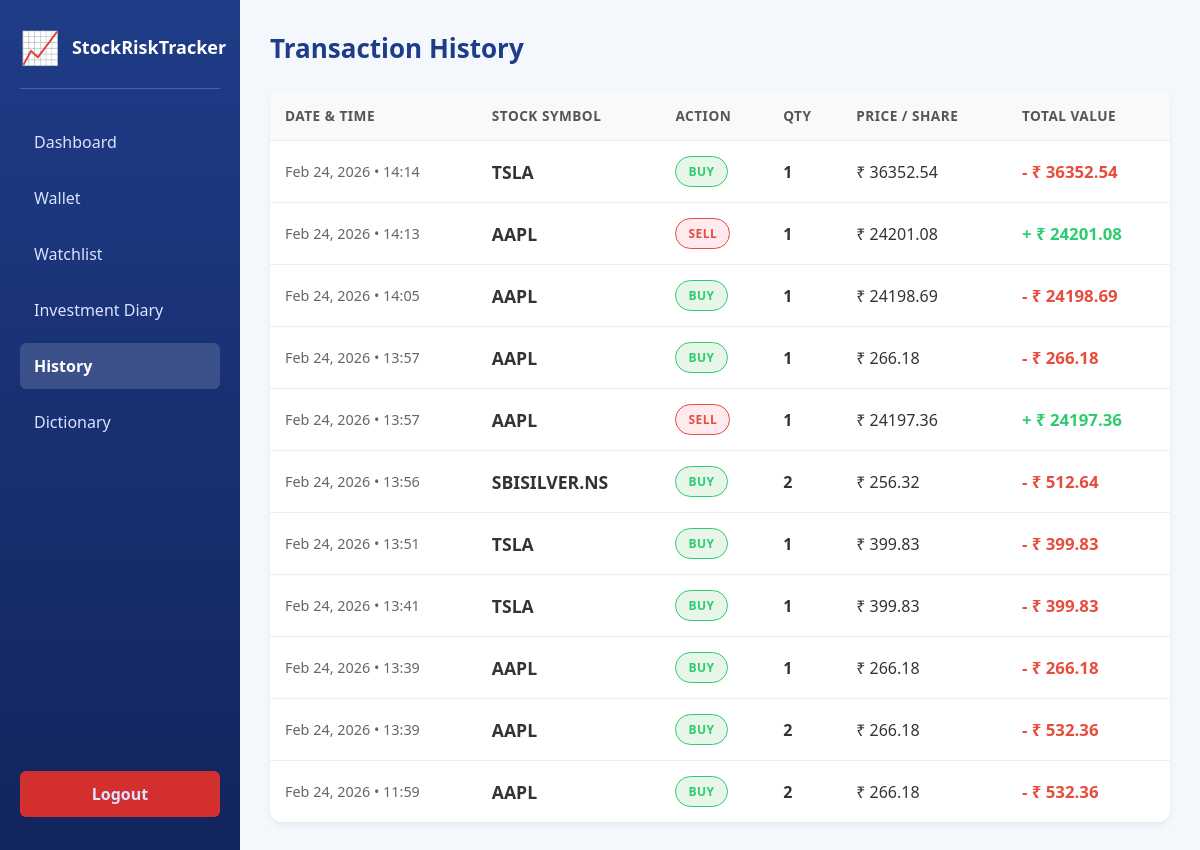
The app's page /tracker/history/ (signed in) with its own data.
### tracker/models.py (models this page shows, shortened)
class Transaction(models.Model):
    TRANSACTION_TYPES = [('BUY', 'Buy'), ('SELL', 'Sell')]
    user = models.ForeignKey(User, on_delete=models.CASCADE)
    ticker = models.CharField(max_length=10)
    transaction_type = models.CharField(max_length=4, choices=TRANSACTION_TYPES)
    quantity = models.IntegerField()
    price_at_transaction = models.DecimalField(max_digits=10, decimal_places=2)
    total_cost = models.DecimalField(max_digits=12, decimal_places=2)
    timestamp = models.DateTimeField(auto_now_add=True)

### tracker/views.py (the view)
# urls.py: path('history/', views.history, name='history'),
def history(request):
    if not request.user.is_authenticated:
        context = {
            'is_guest': True,
            'message': 'Please login to view your transaction history.'
        }
        return render(request, 'history.html', context)
    transactions = Transaction.objects.filter(user=request.user).order_by('-timestamp')
    context = {
        'transactions': transactions,
        'is_guest': False
    }
    return render(request, 'history.html', context)

### templates/history.html (shortened to what this page needs)
<!DOCTYPE html>
<html lang="en">
<head>
    {% load static %}
    <link rel="stylesheet" href="{% static 'css/index.css' %}">
</head>
<body>
<div class="container">
    <div class="sidebar">
        <div class="logo-section">
            <div class="logo">📈</div>
            <h2>StockRiskTracker</h2>
        </div>
        {% if is_guest %}
            <a href="{% url 'guest' %}">Dashboard</a>
            <a href="{% url 'watchlist' %}">Watchlist</a>
            <a href="{% url 'history' %}" class="active">History</a>
            <a href="{% url 'dictionary' %}">Dictionary</a>
            <a href="{% url 'login' %}" class="logout-btn">Login</a>
        {% else %}
            <a href="{% url 'dashboard' %}">Dashboard</a>
            <a href="{% url 'wallet' %}">Wallet</a>
            <a href="{% url 'watchlist' %}">Watchlist</a>
            <a href="{% url 'investment_diary' %}">Investment Diary</a>
            <a href="#" class="active">History</a>
            <a href="{% url 'dictionary' %}">Dictionary</a>
            <a href="{% url 'logout' %}" class="logout-btn">Logout</a>
        {% endif %}
    </div>
    <div class="main">
        <div class="header-top">
            <h1>Transaction History</h1>
        </div>
        {% if is_guest %}
            <div style="background: linear-gradient(135deg, #667eea 0%, #764ba2 100%); padding: 40px; border-radius: 12px; text-align: center; color: white; margin-top: 30px; box-shadow: 0 4px 15px rgba(102, 126, 234, 0.4);">
                <div style="font-size: 50px; margin-bottom: 15px;">🔒</div>
                <h2 style="margin: 0 0 10px 0; font-size: 28px;">Please login</h2>
                <p style="font-size: 16px; margin: 10px 0 20px 0; opacity: 0.95;">You need to log in to view your transaction history.</p>
                <a href="{% url 'login' %}" style="display: inline-block; background-color: white; color: #667eea; padding: 12px 30px; border-radius: 6px; text-decoration: none; font-weight: bold; font-size: 16px; transition: transform 0.2s, box-shadow 0.2s;" onmouseover="this.style.transform='translateY(-2px)'; this.style.boxShadow='0 6px 20px rgba(0,0,0,0.15)';" onmouseout="this.style.transform='translateY(0)'; this.style.boxShadow='none';">
                    → Go to Login
                </a>
            </div>
        {% else %}
            {% if transactions %}
            <table class="history-table">
                <thead>
                    <tr>
                        <th>Date & Time</th>
                        <th>Stock Symbol</th>
                        <th>Action</th>
                        <th>Qty</th>
                        <th>Price / Share</th>
                        <th>Total Value</th>
                    </tr>
                </thead>
                <tbody>
                    {% for t in transactions %}
                    <tr class="history-row" onclick="window.location.href='{% url "report" %}?ticker={{ t.ticker }}'">
                        <td style="color:#666; font-size:0.9em;">
                            {{ t.timestamp|date:"M d, Y • H:i" }}
                        </td>
                        <td>
                            <strong style="font-size: 1.1em; color: #333;">{{ t.ticker }}</strong>
                        </td>
                        <td>
                            <span class="badge {% if t.transaction_type == 'BUY' %}badge-buy{% else %}badge-sell{% endif %}">
                                {{ t.transaction_type }}
                            </span>
                        </td>
                        <td style="font-weight: bold;">{{ t.quantity }}</td>
                        <td>₹ {{ t.price_at_transaction }}</td>
                        <td style="font-weight:bold; font-size: 1.05em;">
                            {% if t.transaction_type == 'BUY' %}
                                <span style="color: #e74c3c;">- ₹ {{ t.total_cost }}</span>
                            {% else %}
                                <span style="color: #2ecc71;">+ ₹ {{ t.total_cost }}</span>
                            {% endif %}
                        </td>
                    </tr>
                    {% endfor %}
                </tbody>
            </table>
            {% endif %}
        {% endif %}
    </div>
</div>
</body>
</html>

### static/css/index.css (style rules this page uses)
* { box-sizing: border-box; }
body { margin: 0; font-family: "Segoe UI", Tahoma, Geneva, Verdana, sans-serif; background-color: #f4f7fb; color: #333; }
.container { display: flex; min-height: 100vh; }
.sidebar { width: 240px; background: linear-gradient(180deg, #1f3c88, #12245c); color: #fff; padding: 25px 20px; display: flex; flex-direction: column; }
.logo-section { display: flex; flex-direction: row; align-items: center; margin-bottom: 30px; padding-bottom: 20px; border-bottom: 1px solid rgba(255, 255, 255, 0.2); gap: 12px; }
.logo { font-size: 32px; flex-shrink: 0; }
.sidebar h2 { margin: 0; font-size: 18px; text-align: left; }
.sidebar a { display: block; text-decoration: none; color: #dbe3ff; padding: 12px 14px; margin-bottom: 10px; border-radius: 6px; transition: background 0.3s, color 0.3s; }
.sidebar a.active { background-color: rgba(255, 255, 255, 0.15); color: #ffffff; font-weight: bold; }
.logout-btn { margin-top: auto; background-color: #d32f2f; color: #ffffff; text-align: center; font-weight: bold; }
.header-top { display: flex; justify-content: space-between; align-items: center; margin-bottom: 25px; }
.header-top h1 { margin: 0; font-size: 26px; color: #1f3c88; }
.main { flex: 1; padding: 30px; }

### templates/history.html (style rules this page uses)
.history-table { width: 100%; border-collapse: collapse; background: white; border-radius: 12px; overflow: hidden; box-shadow: 0 4px 6px rgba(0,0,0,0.05); margin-top: 20px; }
.history-table th, .history-table td { padding: 15px; text-align: left; border-bottom: 1px solid #eee; }
.history-table th { background-color: #f8f9fa; font-weight: 600; color: #555; text-transform: uppercase; font-size: 0.85em; letter-spacing: 0.5px; }
.history-table tr:last-child td { border-bottom: none; }
.history-row { transition: background-color 0.2s ease; cursor: pointer; }
.badge { padding: 6px 12px; border-radius: 20px; font-size: 0.75em; font-weight: 800; display: inline-block; letter-spacing: 0.5px; }
.badge-buy { background-color: #e8f5e9; color: #2ecc71; border: 1px solid #2ecc71; }
.badge-sell { background-color: #ffebee; color: #e74c3c; border: 1px solid #e74c3c; }

### records on screen
Transaction: timestamp "Feb 24, 2026 • 14:14", ticker "TSLA", transaction_type "BUY", quantity "1", price_at_transaction "36352.54", total_cost "36352.54"
Transaction: timestamp "Feb 24, 2026 • 14:13", ticker "AAPL", transaction_type "SELL", quantity "1", price_at_transaction "24201.08", total_cost "24201.08"
Transaction: timestamp "Feb 24, 2026 • 14:05", ticker "AAPL", transaction_type "BUY", quantity "1", price_at_transaction "24198.69", total_cost "24198.69"
Transaction: timestamp "Feb 24, 2026 • 13:57", ticker "AAPL", transaction_type "BUY", quantity "1", price_at_transaction "266.18", total_cost "266.18"
Transaction: timestamp "Feb 24, 2026 • 13:57", ticker "AAPL", transaction_type "SELL", quantity "1", price_at_transaction "24197.36", total_cost "24197.36"
Transaction: timestamp "Feb 24, 2026 • 13:56", ticker "SBISILVER.NS", transaction_type "BUY", quantity "2", price_at_transaction "256.32", total_cost "512.64"
Transaction: timestamp "Feb 24, 2026 • 13:51", ticker "TSLA", transaction_type "BUY", quantity "1", price_at_transaction "399.83", total_cost "399.83"
Transaction: timestamp "Feb 24, 2026 • 13:41", ticker "TSLA", transaction_type "BUY", quantity "1", price_at_transaction "399.83", total_cost "399.83"
Transaction: timestamp "Feb 24, 2026 • 13:39", ticker "AAPL", transaction_type "BUY", quantity "1", price_at_transaction "266.18", total_cost "266.18"
Transaction: timestamp "Feb 24, 2026 • 13:39", ticker "AAPL", transaction_type "BUY", quantity "2", price_at_transaction "266.18", total_cost "532.36"
Transaction: timestamp "Feb 24, 2026 • 11:59", ticker "AAPL", transaction_type "BUY", quantity "2", price_at_transaction "266.18", total_cost "532.36"
